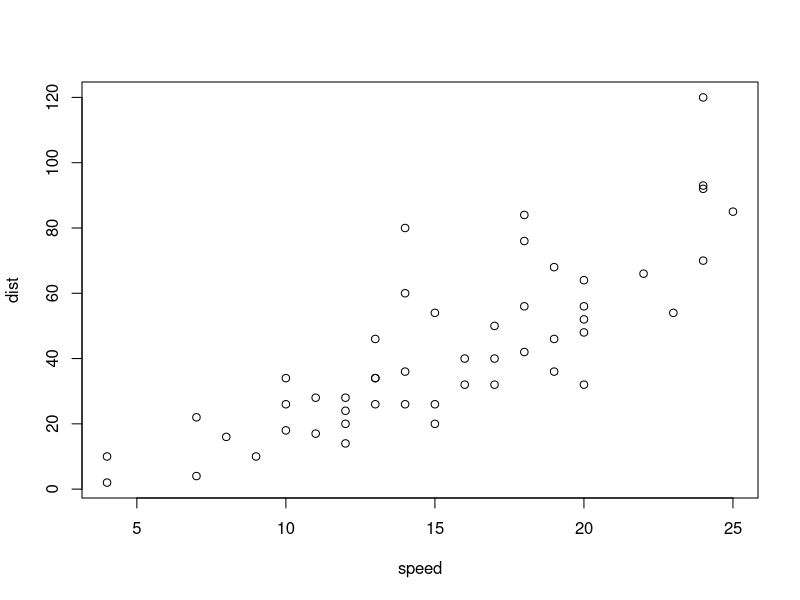
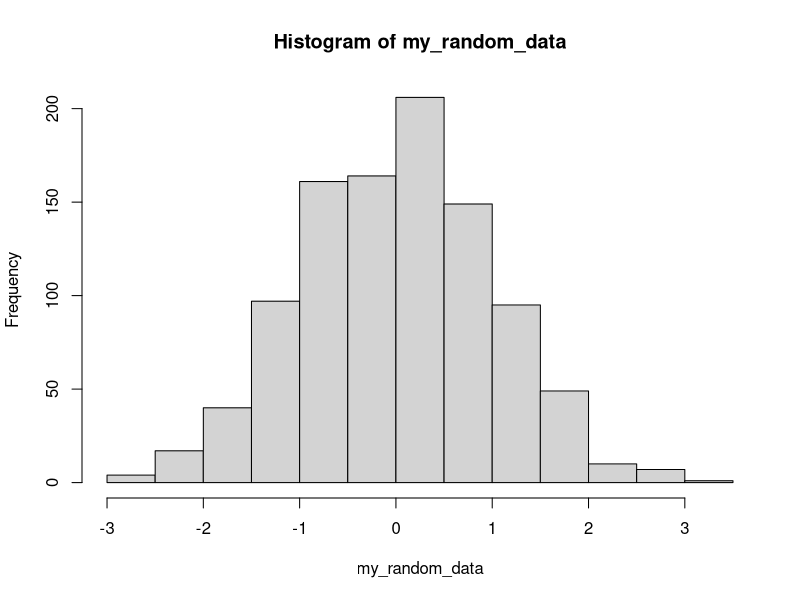

Recreate these plots in R, in order.
## ---- chunk 1
summary(cars)
## ---- chunk 2
plot(cars)
## ---- chunk 3
number_of_samples <- 1000
my_random_data <- rnorm(n = number_of_samples, mean = 0, sd = 1)
hist(my_random_data)
